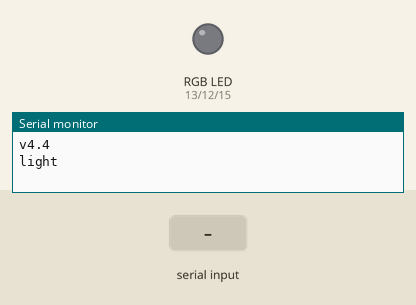
Bench run of a sketch on a simulated ESP32. Shown: an RGB LED mixed from three pins (HIGH = lit), the last lines printed to the serial monitor. The inputs (shaded band) are chosen by the test bench. Nothing arrives over Bluetooth unless stated.

Above: at 1.2 s.
1.3 s: "r" received over the second serial link
At 1.9 s:
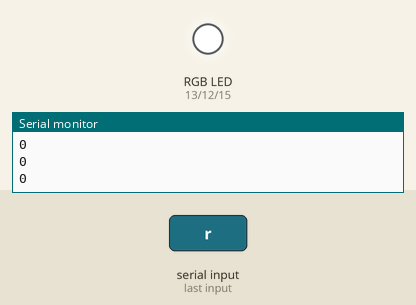
2.9 s: "30,150,10,200\n" received over the second serial link
At 4.2 s:
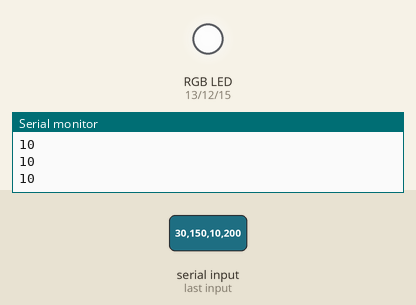
4.5 s: "90,45,200,10,150,30\n" received over the second serial link
At 5.5 s:
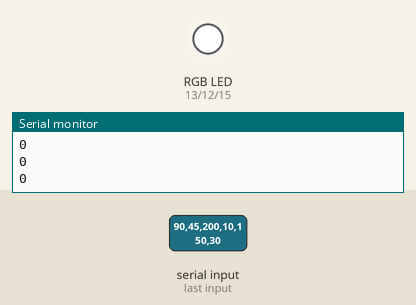
Timing chart, 0 to 7.5 s (numbered marks = the images above; inputs shaded):
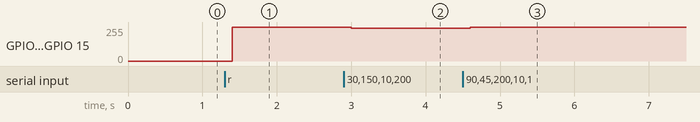

Measured:
- after the input at 1.3 s, GPIO 12 (GREEN_PIN), GPIO 13 (RED_PIN), GPIO 15 (BLUE_PIN): 0/255 → 255/255 after 0.10 s
- after the input at 2.9 s, GPIO 12 (GREEN_PIN), GPIO 13 (RED_PIN), GPIO 15 (BLUE_PIN): 255/255 → 244/255 after 0.10 s
- after the input at 4.5 s, GPIO 12 (GREEN_PIN), GPIO 13 (RED_PIN), GPIO 15 (BLUE_PIN): 244/255 → 255/255 after 0.10 s

The sketch:

rgb_led.ino
```cpp
/*********
  Rui Santos
  Complete project details at http://randomnerdtutorials.com
*********/
#include "Arduino.h"
#include "BluetoothSerial.h"

#if !defined(CONFIG_BT_ENABLED) || !defined(CONFIG_BLUEDROID_ENABLED)
#error Bluetooth is not enabled! Please run `make menuconfig` to and enable it
#endif

BluetoothSerial SerialBT;

// Assign output variables to GPIO pins
const int RED_PIN = 13;
const int GREEN_PIN = 12;
const int BLUE_PIN = 15;

const int RED_CHENNEL = 0;
const int GREEN_CHENNEL = 1;
const int BLUE_CHENNEL = 2;
void setup() {
  Serial.begin(115200);
  // Initialize the output variables as outputs
  ledcAttachPin(RED_PIN, RED_CHENNEL);
  ledcAttachPin(GREEN_PIN, GREEN_CHENNEL);
  ledcAttachPin(BLUE_PIN, BLUE_CHENNEL);

  ledcSetup(RED_CHENNEL, 5000, 8);
  ledcSetup(GREEN_CHENNEL, 5000, 8);
  ledcSetup(BLUE_CHENNEL, 5000, 8);

   Serial.println(ESP.getSdkVersion());
   String deviceName = "light";

    Serial.println(deviceName);
    SerialBT.begin(deviceName);
    SerialBT.setTimeout(100);
}

void RGB_color(int red_light_value, int green_light_value, int blue_light_value)
 {
  ledcWrite(RED_CHENNEL,  255 - red_light_value);
  ledcWrite(GREEN_CHENNEL, 255 - green_light_value);
  ledcWrite(BLUE_CHENNEL,255 -  blue_light_value);
}

void controlRGB(String code){
  String colors  = code.substring(7,code.length());
  Serial.println(colors);
  int posR = colors.indexOf("r");
  int posG = colors.indexOf("g");
  int posB = colors.indexOf("b");
  int posA = colors.indexOf("&");
  Serial.println(colors.substring(posR + 1,posG).toInt());
  Serial.println(colors.substring(posG + 1 ,posB).toInt());
  Serial.println(colors.substring(posB + 1,posA).toInt());

  RGB_color(colors.substring(posR + 1,posG).toInt(),colors.substring(posG + 1,posB).toInt(),colors.substring(posB + 1,posA).toInt());
  }

void loop() {


   String code = SerialBT.readString();
   code.trim();
   if(code && code[0]){
   controlRGB(code);
    }
 yield();
}
```
